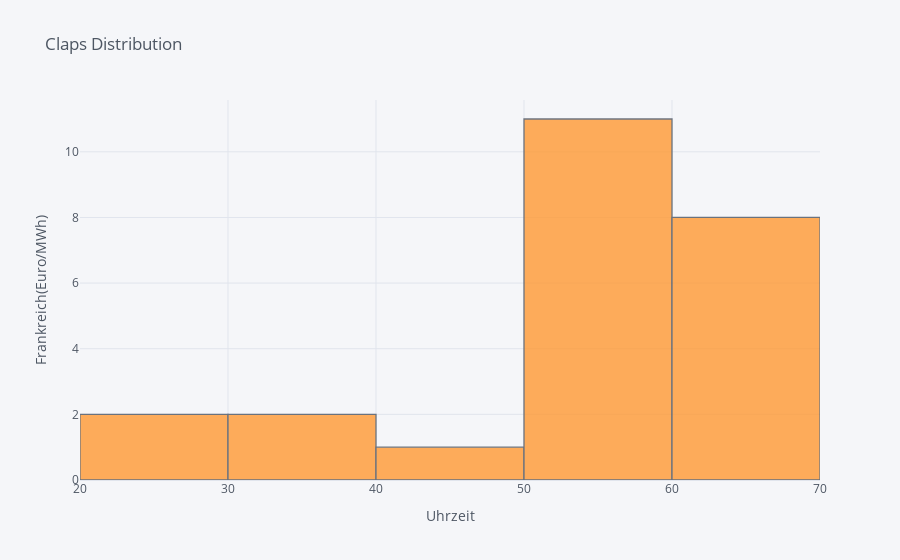

Notebook cell for this chart:
### Code cell
data['Frankreich(Euro/MWh)'].iplot(kind='hist', xTitle='Uhrzeit',
                  yTitle='Frankreich(Euro/MWh)', title='Claps Distribution')

### Figure 1 — Plotly figure (JSON) as saved in the notebook; plotly's stock layout.template omitted (floating-point values rounded to 4 significant figures)
{"data": [{"histfunc": "count", "histnorm": "", "marker": {"color": "rgba(255, 153, 51, 1.0)", "line": {"color": "#4D5663", "width": 1.3}}, "name": "Frankreich(Euro/MWh)", "opacity": 0.8, "orientation": "v", "type": "histogram", "x": [53.11, 45.87, 39.15, 25.84, 28.36, 30.72, 51.1, 58.37, 56.82, 57.44, 61.09, 63.63, 62.8, 58.65, 55.64, 56.72, 62.19, 67.1, 69.3, 69.25, 63.43, 55.64, 55.97, 54.31]}], "layout": {"barmode": "overlay", "legend": {"bgcolor": "#F5F6F9", "font": {"color": "#4D5663"}}, "paper_bgcolor": "#F5F6F9", "plot_bgcolor": "#F5F6F9", "title": {"font": {"color": "#4D5663"}, "text": "Claps Distribution"}, "xaxis": {"gridcolor": "#E1E5ED", "showgrid": true, "tickfont": {"color": "#4D5663"}, "title": {"font": {"color": "#4D5663"}, "text": "Uhrzeit"}, "zerolinecolor": "#E1E5ED"}, "yaxis": {"gridcolor": "#E1E5ED", "showgrid": true, "tickfont": {"color": "#4D5663"}, "title": {"font": {"color": "#4D5663"}, "text": "Frankreich(Euro/MWh)"}, "zerolinecolor": "#E1E5ED"}}}
